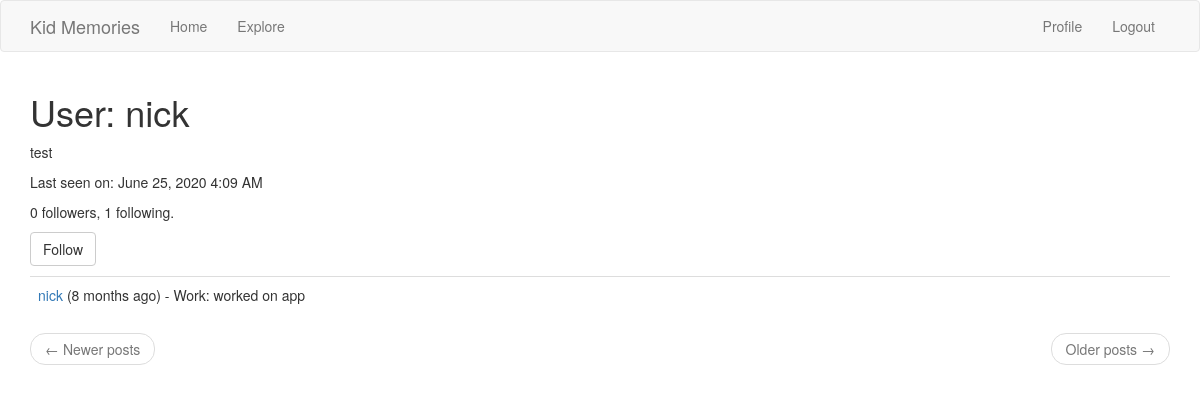
Page /user/nick (signed in) on the earlier database version.
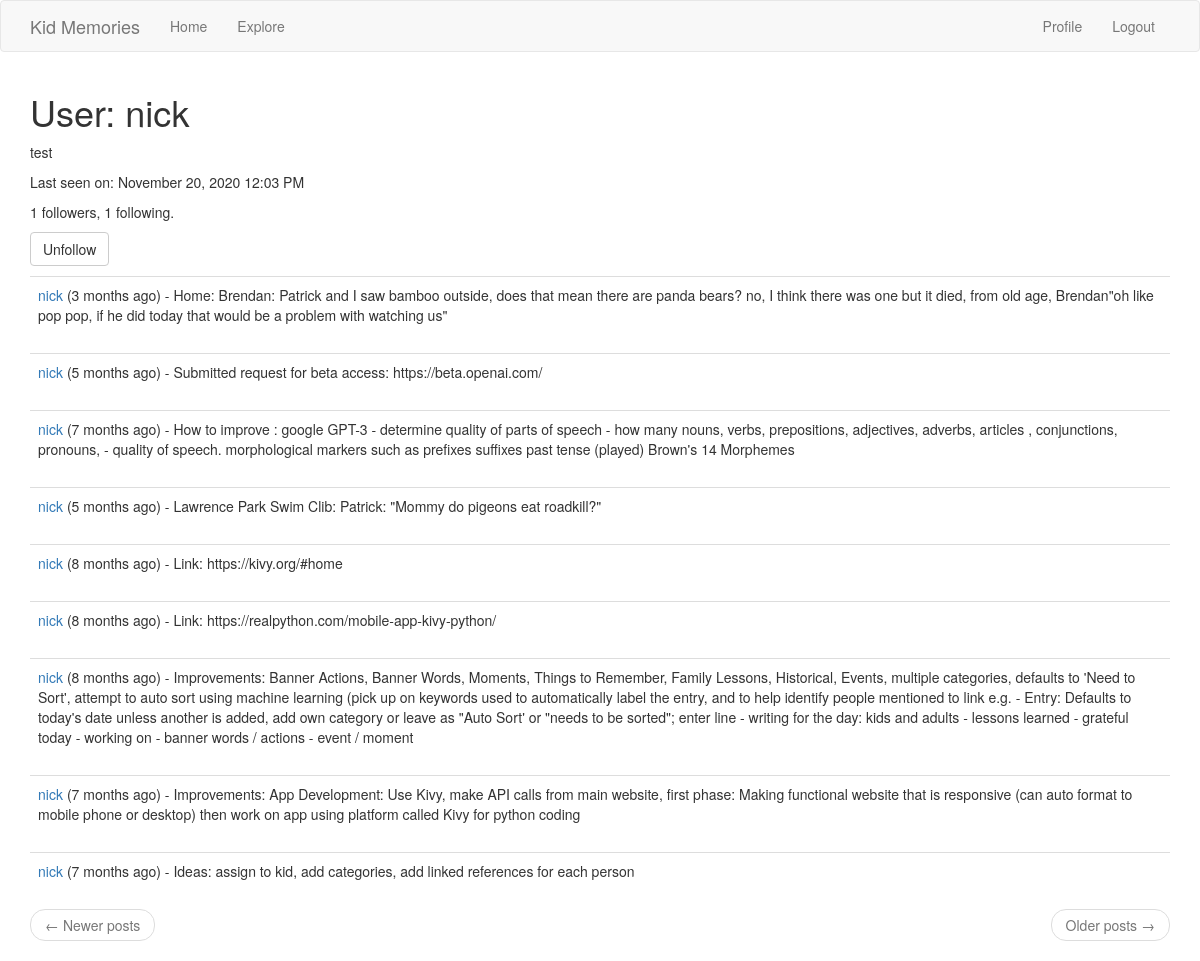
Same page on the later database version.
### app/models.py (models this page shows, shortened)
class PaginatedAPIMixin(object):
    @staticmethod
    def to_collection_dict(query, page, per_page, endpoint, **kwargs):
        resources = query.paginate(page, per_page, False)
        data = {
            'items': [item.to_dict() for item in resources.items],
            '_meta': {
                'page': page,
                'per_page': per_page,
                'total_pages': resources.pages,
                'total_items': resources.total
            },
            '_links': {
                'self': url_for(endpoint, page=page, per_page=per_page,
                                **kwargs),
                'next': url_for(endpoint, page=page + 1, per_page=per_page,
                                **kwargs) if resources.has_next else None,
                'prev': url_for(endpoint, page=page - 1, per_page=per_page,
                                **kwargs) if resources.has_prev else None
            }
        }
        return data

class User(UserMixin, PaginatedAPIMixin, db.Model):
    id = db.Column(db.Integer, primary_key=True)
    username = db.Column(db.String(64), index=True, unique=True)
    email = db.Column(db.String(120), index=True, unique=True)
    password_hash = db.Column(db.String(128))
    posts = db.relationship('Post', backref='author', lazy='dynamic')
    about_me = db.Column(db.String(140))
    last_seen = db.Column(db.DateTime, default=datetime.utcnow)
    token = db.Column(db.String(32), index=True, unique=True)
    token_expiration = db.Column(db.DateTime)
    followed = db.relationship(
        'User', secondary=followers,
        primaryjoin=(followers.c.follower_id == id),
        secondaryjoin=(followers.c.followed_id == id),
        backref=db.backref('followers', lazy='dynamic'), lazy='dynamic')
    def is_following(self, user):
        return self.followed.filter(
            followers.c.followed_id == user.id).count() > 0

class Post(db.Model):
    id = db.Column(db.Integer, primary_key=True)
    body = db.Column(db.String(140))
    category = db.Column(db.String(25), nullable=True)
    eventdate = db.Column(db.DateTime, default=datetime.utcnow)
    timestamp = db.Column(db.DateTime, index=True, default=datetime.utcnow)
    user_id = db.Column(db.Integer, db.ForeignKey('user.id'))
    image = db.Column(db.String(255), nullable = True)

### app/main/routes.py (the view)
@bp.route('/user/<username>')
@login_required
def user(username):
    user = User.query.filter_by(username=username).first_or_404()
    page = request.args.get('page', 1, type=int)
    posts = user.posts.order_by(Post.timestamp.desc()).paginate(
        page, current_app.config['POSTS_PER_PAGE'], False)
    next_url = url_for('main.user', username=user.username,
                       page=posts.next_num) if posts.has_next else None
    prev_url = url_for('main.user', username=user.username,
                       page=posts.prev_num) if posts.has_prev else None
    form = EmptyForm()
    return render_template('user.html', user=user, posts=posts.items,next_url=next_url, prev_url=prev_url, form=form)

### app/main/forms.py
class EmptyForm(FlaskForm):
    submit = SubmitField('Submit')

### app/main/routes.py (called while the page is built)
@bp.before_app_request
def before_request():
    if current_user.is_authenticated:
        current_user.last_seen = datetime.utcnow()
        db.session.commit()

### app/models.py (called while the page is built)
@login.user_loader
def load_user(id):
    return User.query.get(int(id))

### app/templates/user.html (shortened to what this page needs)
{% extends "base.html" %}
{% block app_content %}
    <td>
      <h1>User: {{ user.username }}</h1>
      {% if user.about_me %}<p>{{ user.about_me }}</p>{% endif %}
      {% if user.last_seen %}<p>Last seen on: {{ moment(user.last_seen).format('LLL') }}</p>{% endif %}
      <p>{{ user.followers.count() }} followers, {{ user.followed.count() }} following.</p>
      {% if user == current_user %}
      <p><a href="{{ url_for('main.edit_profile') }}">Edit your profile</a></p>
      {% elif not current_user.is_following(user) %}
                     <p>
                         <form action="{{ url_for('main.follow', username=user.username) }}" method="post">
                             {{ form.submit(value='Follow', class_='btn btn-default') }}
                         </form>
                     </p>
                     {% else %}
                     <p>
                         <form action="{{ url_for('main.unfollow', username=user.username) }}" method="post">
                             {{ form.submit(value='Unfollow', class_='btn btn-default') }}
                         </form>
                     </p>
      {% endif %}
      {% for post in posts %}
          {% include '_post.html' %}
      {% endfor %}
      <nav aria-label="...">
          <ul class="pager">
              <li class="previous{% if not prev_url %} disabled{% endif %}">
                  <a href="{{ prev_url or '#' }}">
                      <span aria-hidden="true">←</span> Newer posts
                  </a>
              </li>
              <li class="next{% if not next_url %} disabled{% endif %}">
                  <a href="{{ next_url or '#' }}">
                      Older posts <span aria-hidden="true">→</span>
                  </a>
              </li>
          </ul>
      </nav>
{% endblock %}

### app/templates/base.html (shortened to what this page needs)
{% extends 'bootstrap/base.html' %}
{% block navbar %}
    <html lang="en">
    <nav class="navbar navbar-default">
        <div class="container">
            <div class="navbar-header">
                <a class="navbar-brand" href="{{ url_for('main.index') }}">Kid Memories</a>
            </div>
            <div class="collapse navbar-collapse" id="bs-example-navbar-collapse-1">
                <ul class="nav navbar-nav">
                    {% if current_user.is_anonymous %}
                    <li><a href="{{ url_for('main.index') }}">Home</a></li>
                    {% else %}
                    <li><a href="{{ url_for('main.index') }}">Home</a></li>
                    <li><a href="{{ url_for('main.explore') }}">Explore</a></li>
                    {% endif %}
                </ul>
                <ul class="nav navbar-nav navbar-right">
                    {% if current_user.is_anonymous %}
                    <li><a href="{{ url_for('auth.login') }}">Login</a></li>
                    {% else %}
                    <li><a href="{{ url_for('main.user', username=current_user.username) }}">Profile</a></li>
                    <li><a href="{{ url_for('auth.logout') }}">Logout</a></li>
                    {% endif %}
                </ul>
            </div>
        </div>
    </nav>
{% endblock %}
{% block content %}
    <div class="container">
{% block app_content %}
{% endblock %}
    </div>
{% endblock %}

### app/templates/_post.html (shortened to what this page needs)
<table class="table table-hover">
        <tr>
            <td>
            {{ user_link }} ({{ moment(post.eventdate).fromNow() }}) - {{post.category}}: {{ post.body }}
            </td>
        </tr>
    </table>

Differences in the rows shown:
removed Post: user_link "nick", eventdate "8 months ago", category "Work", body "worked on app"
changed User "nick": last_seen "June 25, 2020 4:09 AM" → "November 20, 2020 12:03 PM"
added Post: user_link "nick", eventdate "3 months ago", category "Home", body "Brendan: Patrick and I saw bamboo outside, does that mean there are panda bears? no, I think there was one but it died, from old age, Brendan\"oh like pop pop, if he did today that would be a problem with watching us\""
added Post: user_link "nick", eventdate "5 months ago", category "Submitted request for beta access", body "https://beta.openai.com/"
added Post: user_link "nick", eventdate "7 months ago", category "How to improve", body "google GPT-3 - determine quality of parts of speech - how many nouns, verbs, prepositions, adjectives, adverbs, articles , conjunctions, pronouns, - quality of speech. morphological markers such as prefixes suffixes past tense (played) Brown's 14 Morphemes"
added Post: user_link "nick", eventdate "5 months ago", category "Lawrence Park Swim Clib", body "Patrick: \"Mommy do pigeons eat roadkill?\""
added Post: user_link "nick", eventdate "8 months ago", category "Link", body "https://kivy.org/#home"
added Post: user_link "nick", eventdate "8 months ago", category "Link", body "https://realpython.com/mobile-app-kivy-python/"
added Post: user_link "nick", eventdate "8 months ago", category "Improvements", body "Banner Actions, Banner Words, Moments, Things to Remember, Family Lessons, Historical, Events, multiple categories, defaults to 'Need to Sort', attempt to auto sort using machine learning (pick up on keywords used to automatically label the entry, and to help identify people mentioned to link e.g. - Entry: Defaults to today's date unless another is added, add own category or leave as \"Auto Sort' or \"needs to be sorted\"; enter line - writing for the day: kids and adults - lessons learned - grateful today - working on - banner words / actions - event / moment"
added Post: user_link "nick", eventdate "7 months ago", category "Improvements", body "App Development: Use Kivy, make API calls from main website, first phase: Making functional website that is responsive (can auto format to mobile phone or desktop) then work on app using platform called Kivy for python coding"
added Post: user_link "nick", eventdate "7 months ago", category "Ideas", body "assign to kid, add categories, add linked references for each person"
Other differences:
{{ user.followers.count() }}: "0" → "1"
form field submit: (not shown) → "Unfollow"
form field submit: "Follow" → (not shown)
